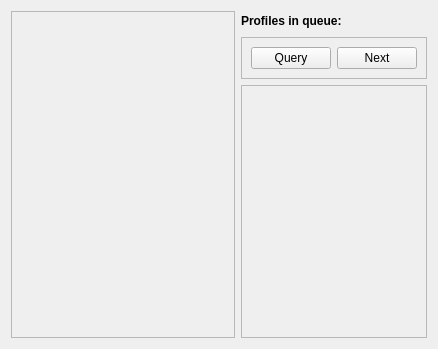
<?xml version="1.0" encoding="UTF-8"?>
<ui version="4.0">
 <class>Search</class>
 <widget class="QWidget" name="Search">
  <property name="geometry">
   <rect>
    <x>0</x>
    <y>0</y>
    <width>438</width>
    <height>349</height>
   </rect>
  </property>
  <property name="windowTitle">
   <string>Form</string>
  </property>
  <layout class="QHBoxLayout" name="horizontalLayout_2">
   <item>
    <widget class="QFrame" name="statusFrame">
     <property name="sizePolicy">
      <sizepolicy hsizetype="MinimumExpanding" vsizetype="Preferred">
       <horstretch>4</horstretch>
       <verstretch>0</verstretch>
      </sizepolicy>
     </property>
     <property name="maximumSize">
      <size>
       <width>300</width>
       <height>16777215</height>
      </size>
     </property>
     <property name="frameShape">
      <enum>QFrame::StyledPanel</enum>
     </property>
     <property name="frameShadow">
      <enum>QFrame::Raised</enum>
     </property>
     <layout class="QVBoxLayout" name="verticalLayout_2"/>
    </widget>
   </item>
   <item>
    <layout class="QVBoxLayout" name="verticalLayout">
     <item>
      <layout class="QGridLayout" name="gridLayout">
       <item row="0" column="1">
        <widget class="QLabel" name="queueLabel">
         <property name="text">
          <string/>
         </property>
        </widget>
       </item>
       <item row="0" column="0">
        <widget class="QLabel" name="label">
         <property name="text">
          <string>&lt;b&gt;Profiles in queue:&lt;/b&gt;</string>
         </property>
        </widget>
       </item>
       <item row="0" column="2">
        <spacer name="horizontalSpacer">
         <property name="orientation">
          <enum>Qt::Horizontal</enum>
         </property>
         <property name="sizeHint" stdset="0">
          <size>
           <width>40</width>
           <height>20</height>
          </size>
         </property>
        </spacer>
       </item>
      </layout>
     </item>
     <item>
      <widget class="QFrame" name="frame">
       <property name="frameShape">
        <enum>QFrame::StyledPanel</enum>
       </property>
       <property name="frameShadow">
        <enum>QFrame::Raised</enum>
       </property>
       <layout class="QHBoxLayout" name="horizontalLayout">
        <item>
         <widget class="QPushButton" name="queryButton">
          <property name="text">
           <string>Query</string>
          </property>
         </widget>
        </item>
        <item>
         <widget class="QPushButton" name="nextButton">
          <property name="text">
           <string>Next</string>
          </property>
         </widget>
        </item>
       </layout>
      </widget>
     </item>
     <item>
      <widget class="QScrollArea" name="scrollArea">
       <property name="widgetResizable">
        <bool>true</bool>
       </property>
       <widget class="QWidget" name="scrollAreaWidgetContents">
        <property name="geometry">
         <rect>
          <x>0</x>
          <y>0</y>
          <width>178</width>
          <height>235</height>
         </rect>
        </property>
       </widget>
      </widget>
     </item>
    </layout>
   </item>
  </layout>
 </widget>
 <resources/>
 <connections/>
</ui>
